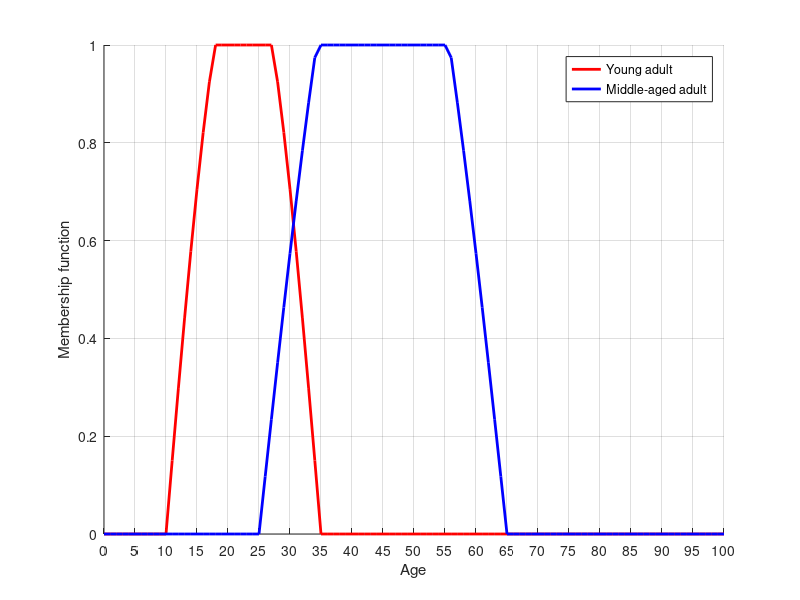

This chart was generated by the following MATLAB code:
% fuzzyset_exp.m
x = 0:1:100;
y1 = 1.2*sin(2*pi*1/50*(x-10));
y1 = min(max(y1, 0), 1);
y1(x>=40) = 0;

y2 = 1.5*sin(2*pi*1/80*(x-25));
y2 = min(max(y2, 0), 1);
y2(x<=14) = 0;
y2(x>=80) = 0;

figure
hold on
plot(x, y1, 'r-', 'linewidth', 2)
plot(x, y2, 'b-', 'linewidth', 2)
set(gca,'xtick',0:5:120)
legend("Young adult", "Middle-aged adult")
xlabel("Age")
ylabel("Membership function")
grid on